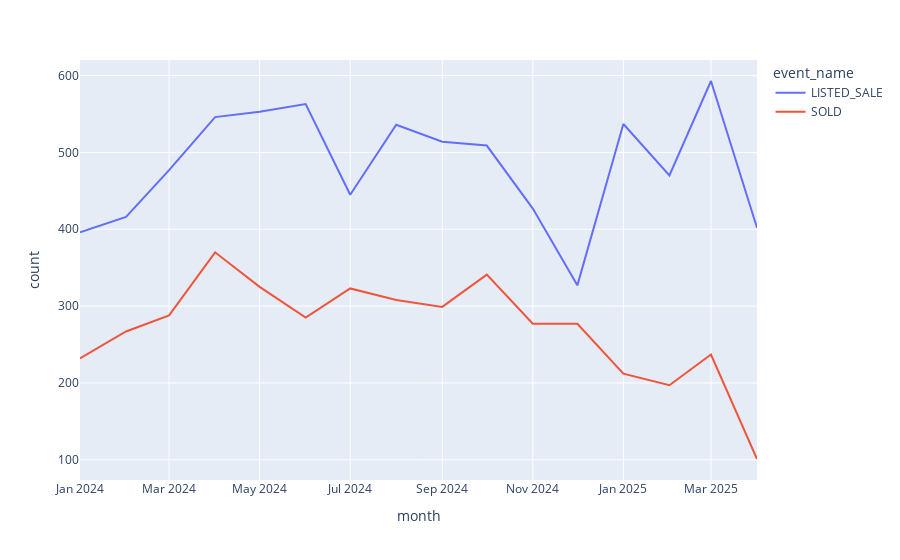

The cell this chart's notebook holds for it:
### Code cell
# Filter data for $250K-$500K price level
price_level_data = agg_df_no_property_type[
    agg_df_no_property_type["price_level"] == "$250K-$500K"
]

fig = px.line(
    price_level_data,
    x="month",
    y="count",
    color="event_name",
)
fig.show()

### Figure 1 — Plotly figure (JSON) as saved in the notebook; plotly's stock layout.template omitted (floating-point values rounded to 4 significant figures)
{"data": [{"hovertemplate": "event_name=LISTED_SALE<br>month=%{x}<br>count=%{y}<extra></extra>", "legendgroup": "LISTED_SALE", "line": {"color": "#636efa", "dash": "solid"}, "marker": {"symbol": "circle"}, "mode": "lines", "name": "LISTED_SALE", "orientation": "v", "showlegend": true, "type": "scatter", "x": ["2024-01", "2024-02", "2024-03", "2024-04", "2024-05", "2024-06", "2024-07", "2024-08", "2024-09", "2024-10", "2024-11", "2024-12", "2025-01", "2025-02", "2025-03", "2025-04"], "xaxis": "x", "y": [396, 416, 477, 546, 553, 563, 445, 536, 514, 509, 427, 327, 537, 470, 593, 402], "yaxis": "y"}, {"hovertemplate": "event_name=SOLD<br>month=%{x}<br>count=%{y}<extra></extra>", "legendgroup": "SOLD", "line": {"color": "#EF553B", "dash": "solid"}, "marker": {"symbol": "circle"}, "mode": "lines", "name": "SOLD", "orientation": "v", "showlegend": true, "type": "scatter", "x": ["2024-01", "2024-02", "2024-03", "2024-04", "2024-05", "2024-06", "2024-07", "2024-08", "2024-09", "2024-10", "2024-11", "2024-12", "2025-01", "2025-02", "2025-03", "2025-04"], "xaxis": "x", "y": [232, 267, 288, 370, 325, 285, 323, 308, 299, 341, 277, 277, 212, 197, 237, 101], "yaxis": "y"}], "layout": {"legend": {"title": {"text": "event_name"}, "tracegroupgap": 0}, "margin": {"t": 60}, "xaxis": {"anchor": "y", "domain": [0, 1], "title": {"text": "month"}}, "yaxis": {"anchor": "x", "domain": [0, 1], "title": {"text": "count"}}}}
